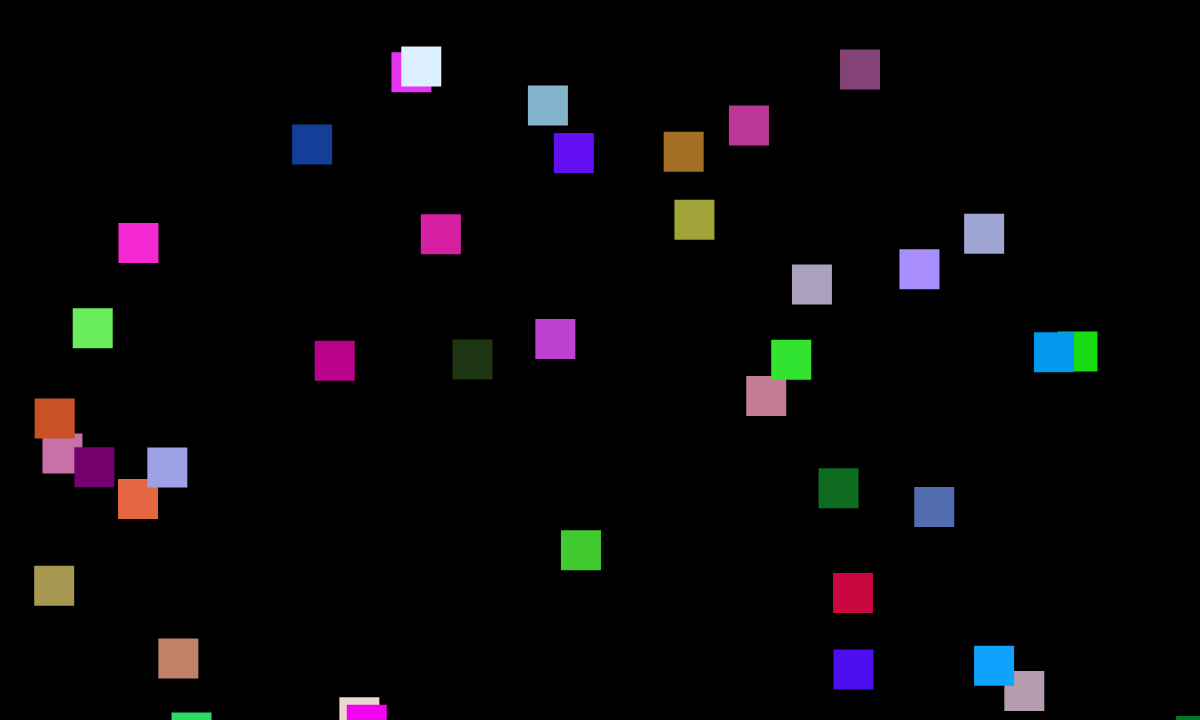
Frame 1 (no input)
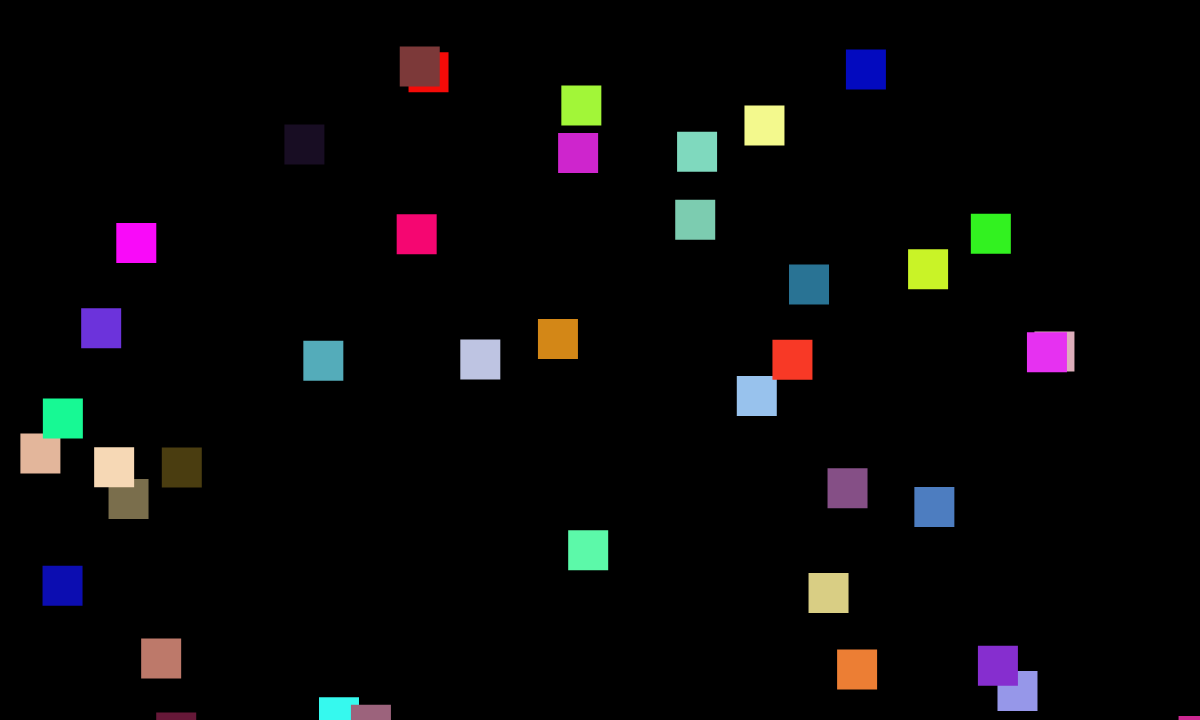
Frame 60 (no input)
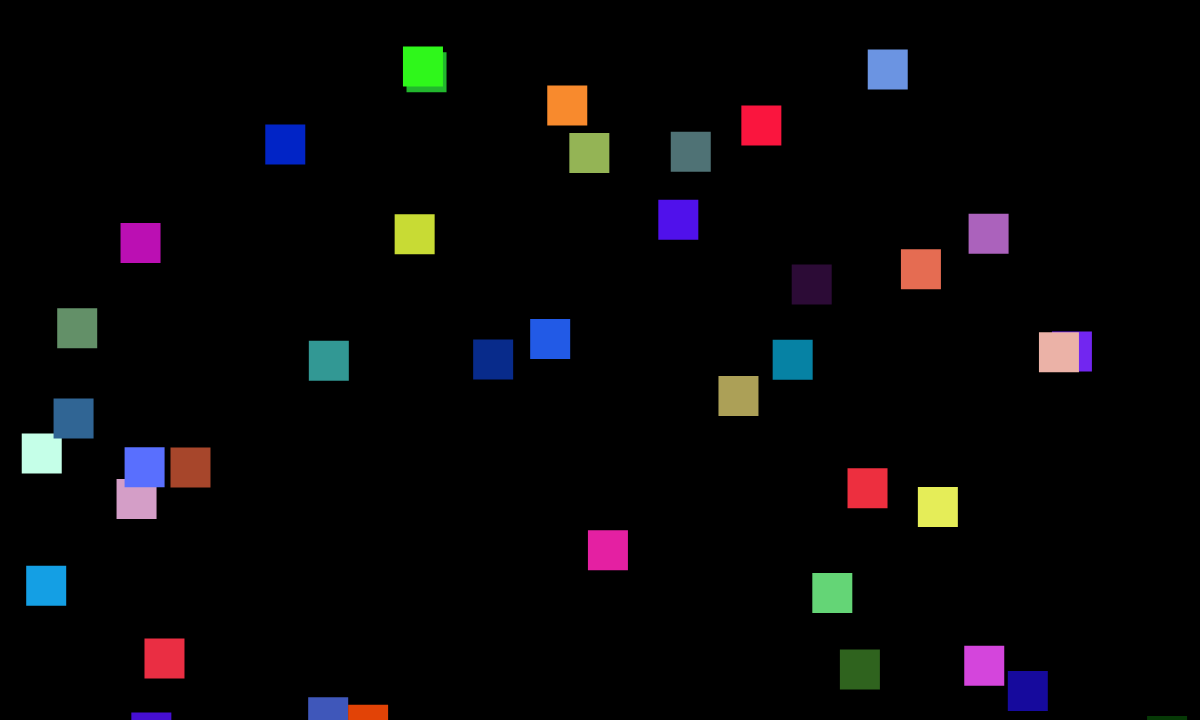
Frame 120 (the mouse pressed at the canvas centre since frame 60)

The p5.js sketch that drew these frames (run headless with seeded random() and noise() and a simulated clock; from frame 60 on, the mouse is pressed at the canvas centre):

// p5.js sketch
// ── sketch.js
//create squares variable
let squares;

function setup() {
    createCanvas(windowWidth, 720);

    //assign initial square variable
    squares = new Squares(random(0, width), random(0, height), 40);

    //creates 40 squares
    for (let z = 0; z < 40; ++z) {
      //creating a squares object with class 'squares'
      squares[z] = new Squares(random(0, width), random(0, height), 40);
    }
}

function draw() {
    background( "black" );

    //displays 40 squares and makes them move
    for (z = 0; z < 40; ++z) {
    squares[z].display();
    squares[z].move();
  }
}

//defining the square class
class Squares {
    constructor(x, y, size) {
        this.width = size;
        this.posX = x;
        this.posY = y;
    }

    display() {
        push();
        //create rgb random variables
        var l = random(0, 255);
        var m = random(0, 255);
        var n = random(0, 255);
        noStroke();
        //generate random colors
        fill( l, m, n );
        //create shape with position and widths
        rect(this.posX, this.posY, this.width, this.width);
        pop();
    }

    move() {
      //make the squares shake
        this.posX += random(-3, 3);
    }

}
